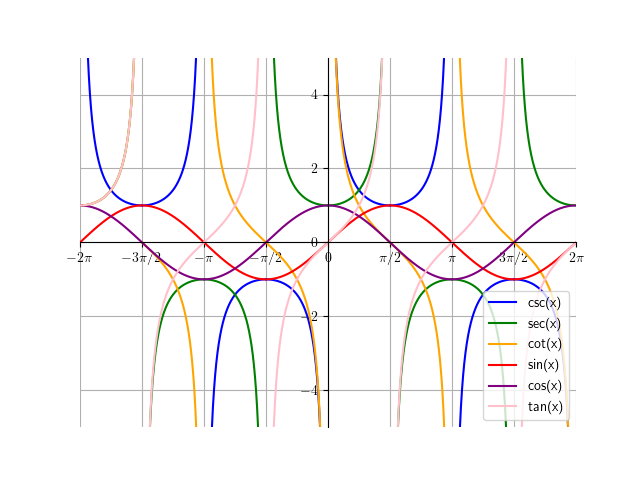

The script that drew this image:
import matplotlib.pyplot as plt
import numpy as np

from matplotlib import rc
rc('text', usetex=True)

d = 0.001  # smaller value of d for more accurate graph

x  = np.arange(-2 * np.pi, 2 * np.pi, d)

x1 = np.arange(-2 * np.pi, -(3*np.pi/2), d)
x2 = np.arange(-(3*np.pi/2), -(np.pi), d)
x3 = np.arange(-(np.pi), -(np.pi/2), d)
x4 = np.arange(-(np.pi/2), 0, d)
x5 = np.arange(0, np.pi/2 - d, d)
x6 = np.arange(np.pi/2 + d, np.pi - d, d)
x7 = np.arange(np.pi + d, 3 * np.pi / 2 - d, d)
x8 = np.arange(3 * np.pi / 2 + d, 2 * np.pi, d)

csc1 = 1 / np.sin(x1)
csc2 = 1 / np.sin(x2)
csc3 = 1 / np.sin(x3)
csc4 = 1 / np.sin(x4)
csc5 = 1 / np.sin(x5)
csc6 = 1 / np.sin(x6)
csc7 = 1 / np.sin(x7)
csc8 = 1 / np.sin(x8)

sec1 = 1 / np.cos(x1)
sec2 = 1 / np.cos(x2)
sec3 = 1 / np.cos(x3)
sec4 = 1 / np.cos(x4)
sec5 = 1 / np.cos(x5)
sec6 = 1 / np.cos(x6)
sec7 = 1 / np.cos(x7)
sec8 = 1 / np.cos(x8)

cot1 = 1 / np.tan(x1)
cot2 = 1 / np.tan(x2)
cot3 = 1 / np.tan(x3)
cot4 = 1 / np.tan(x4)
cot5 = 1 / np.tan(x5)
cot6 = 1 / np.tan(x6)
cot7 = 1 / np.tan(x7)
cot8 = 1 / np.tan(x8)

sin  = np.sin(x)
cos  = np.cos(x)

tan1 = np.tan(x1)
tan2 = np.tan(x2)
tan3 = np.tan(x3)
tan4 = np.tan(x4)
tan5 = np.tan(x5)
tan6 = np.tan(x6)
tan7 = np.tan(x7)
tan8 = np.tan(x8)

ax = plt.gca()


plt.xlim(-np.pi*2, np.pi*2)
plt.ylim(-5, 5)
ax.set_xticks(np.arange(-2*np.pi, 2*np.pi+np.pi/2, np.pi /2))
labels = [r'$-2\pi$', r'$-3\pi/2$', r'$-\pi$', r'$-\pi/2$', '$0$', r'$\pi/2$', r'$\pi$', r'$3\pi/2$', r'$2\pi$']
ax.set_xticklabels(labels)

plt.plot(eval("x" + str(1)), eval(str("csc") + str(1)), color="blue", label="csc(x)")
for i in range(2, 9):
	plt.plot(eval("x" + str(i)), eval(str("csc") + str(i)), color="blue")
plt.plot(eval("x" + str(1)), eval(str("sec") + str(1)), color="green", label="sec(x)")
for i in range(2, 9):
	plt.plot(eval("x" + str(i)), eval(str("sec") + str(i)), color="green")
plt.plot(eval("x" + str(1)), eval(str("sec") + str(1)), color="orange", label="cot(x)")
for i in range(2, 9):
 	plt.plot(eval("x" + str(i)), eval(str("cot") + str(i)), color="orange")

plt.plot(x, sin, color="red", label="sin(x)")
plt.plot(x, cos, color="purple", label="cos(x)")

plt.plot(eval("x" + str(1)), eval(str("sec") + str(1)), color="pink", label="tan(x)")
for i in range(2, 9):
 	plt.plot(eval("x" + str(i)), eval(str("tan") + str(i)), color="pink")

plt.legend(loc="lower right")
plt.grid(True)

ax.spines['top'].set_color('none')
ax.spines['left'].set_position('zero')
ax.spines['right'].set_color('none')
ax.spines['bottom'].set_position('zero')

plt.show()
